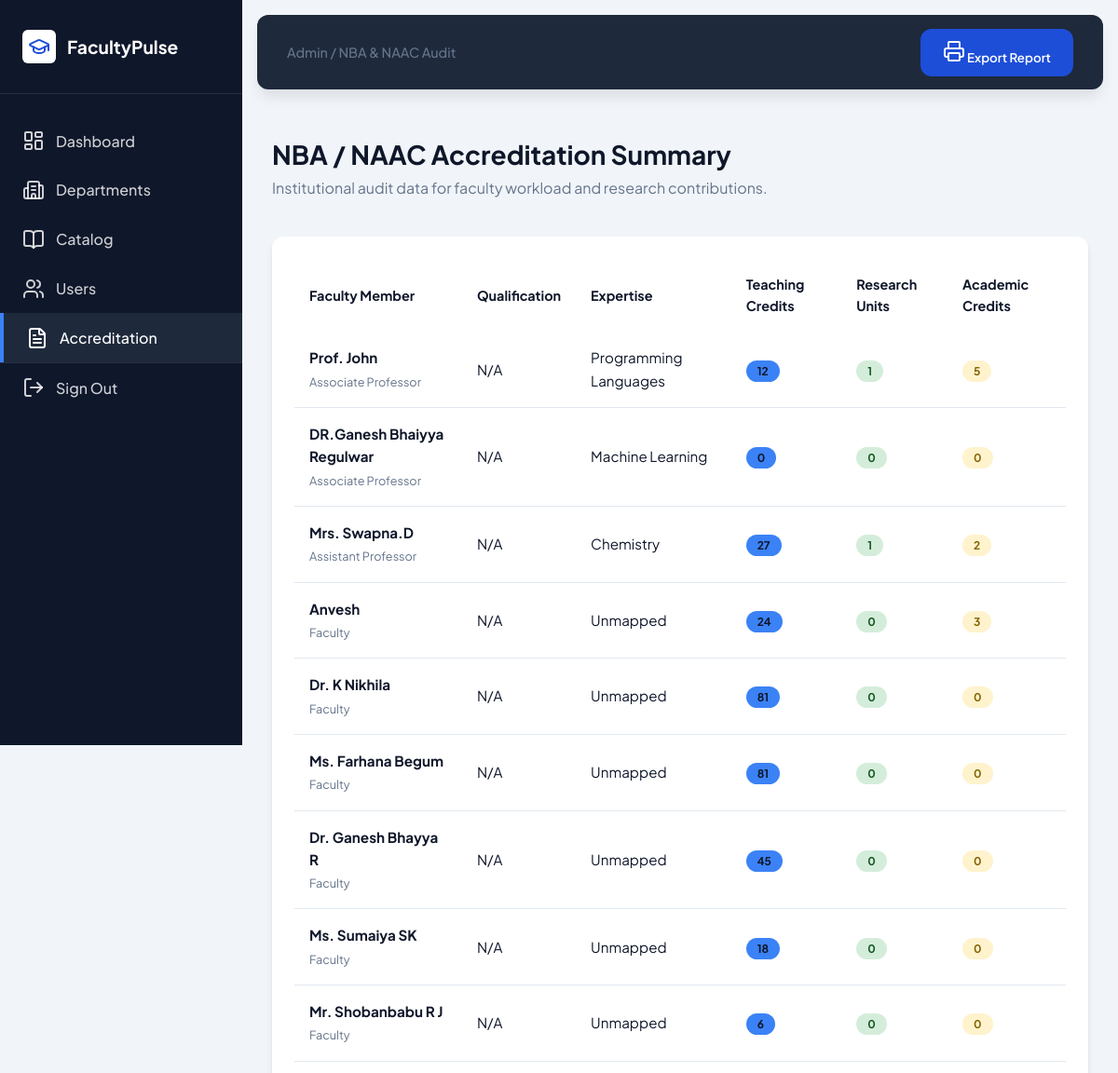
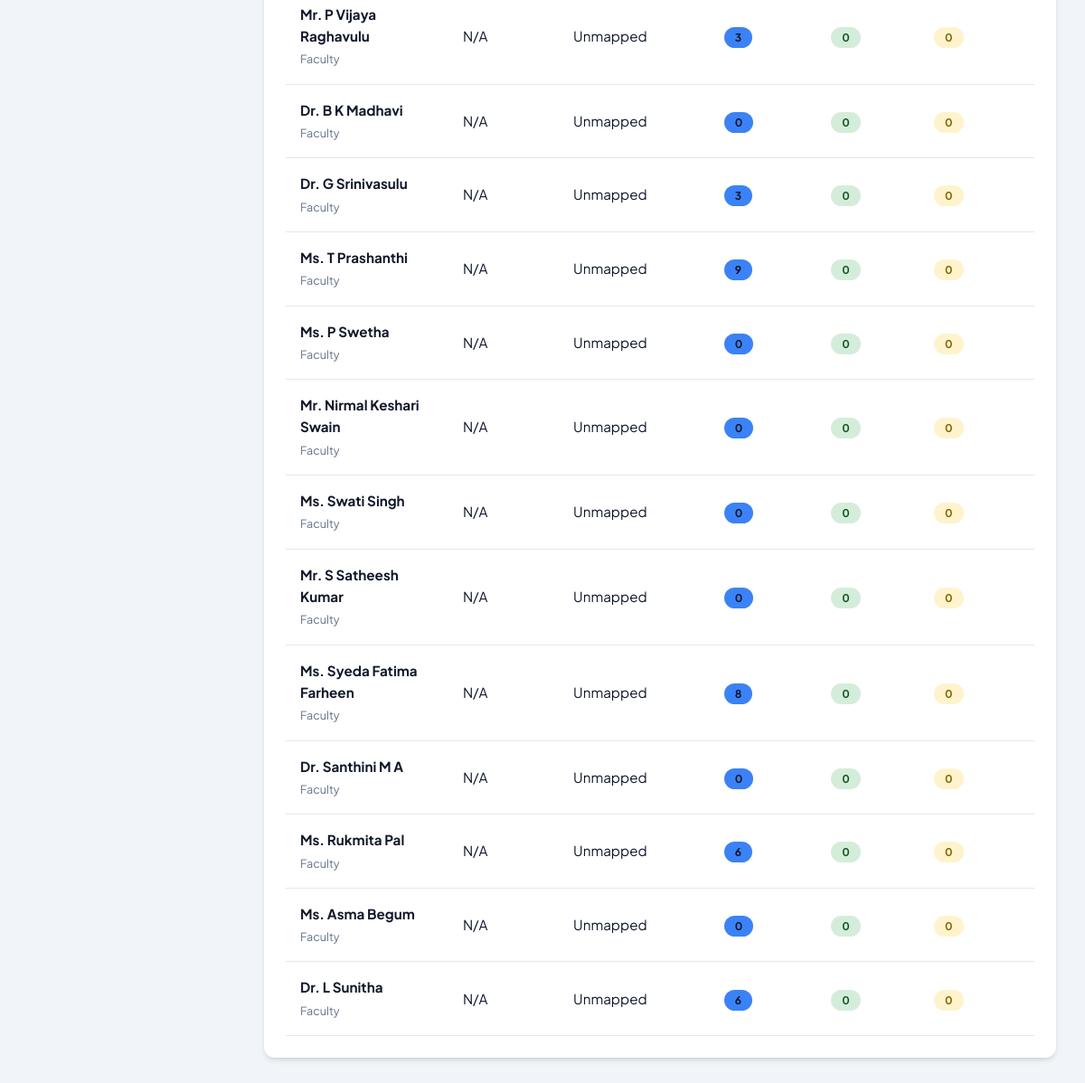
The page /admin/reports (signed in) on the database its author committed (2 pictures, top to bottom).
### tables this page shows
CREATE TABLE users (
    id INTEGER PRIMARY KEY AUTOINCREMENT,
    email TEXT UNIQUE NOT NULL,
    password TEXT NOT NULL,
    name TEXT NOT NULL,
    role TEXT CHECK(role IN ('admin', 'hod', 'faculty')) NOT NULL,
    department_id INTEGER,
    FOREIGN KEY (department_id) REFERENCES departments(id)
);

CREATE TABLE faculty_details (
    faculty_id INTEGER PRIMARY KEY,
    designation TEXT,
    qualification TEXT,
    experience TEXT,
    domain TEXT,
    joining_date TEXT,
    pan_number TEXT,
    specialization TEXT,
    FOREIGN KEY (faculty_id) REFERENCES users(id) ON DELETE CASCADE
);

### app.py (the view)
@app.route('/admin/reports')
def accreditation_reports():
    if session.get('role') not in ['admin', 'hod']: return redirect(url_for('index'))
    db = get_db()
    report_data = []
    faculty_list = db.execute('SELECT id, name, email FROM users WHERE role = "faculty"').fetchall()
    for f in faculty_list:
        details = db.execute('SELECT * FROM faculty_details WHERE faculty_id = ?', (f['id'],)).fetchone()
        t_rows = db.execute('SELECT c.is_lab, COUNT(*) as slots FROM timetable t JOIN courses c ON t.course_id = c.id WHERE t.faculty_id = ? GROUP BY c.is_lab', (f['id'],)).fetchall()
        l_rows = db.execute('SELECT c.is_lab, SUM(hours_per_week) as total_hours FROM teaching_workload tw JOIN courses c ON tw.course_id = c.id WHERE tw.faculty_id = ? GROUP BY c.is_lab', (f['id'],)).fetchall()
        teaching_credits = sum((4 if int(r['is_lab']) == 1 else 3) * int(r['slots'] or 0) for r in t_rows)
        teaching_credits += sum((4 if int(r['is_lab']) == 1 else 3) * int(r['total_hours'] or 0) for r in l_rows)
        academic = db.execute('SELECT SUM(hours) as total FROM academic_activities WHERE faculty_id = ? AND status = "Approved"', (f['id'],)).fetchone()['total'] or 0
        research = db.execute('SELECT COUNT(*) as count FROM research_activities WHERE faculty_id = ? AND status = "Approved"', (f['id'],)).fetchone()['count']
        report_data.append({
            'name': f['name'],
            'email': f['email'],
            'designation': details['designation'] if details else '',
            'qualification': details['qualification'] if details else '',
            'domain': details['domain'] if details else '',
            'specialization': details['specialization'] if details else '',
            'teaching_hours': teaching_credits,
            'academic_hours': academic,
            'research_count': research
        })
    return render_template('admin_reports.html', data=report_data)

### app.py (called while the page is built)
def get_db():
    db = getattr(g, '_database', None)
    if db is None:
        db = g._database = sqlite3.connect(DATABASE)
        db.row_factory = sqlite3.Row
    return db

@app.teardown_appcontext
def close_connection(exception):
    db = getattr(g, '_database', None)
    if db is not None:
        db.close()

### templates/admin_reports.html (shortened to what this page needs)
<!DOCTYPE html>
<html lang="en">
<head>
    <link rel="stylesheet" href="{{ url_for('static', filename='css/style.css') }}">
</head>
<body data-role="admin">
    <div class="app-container">
        <aside class="sidebar">
            <div class="brand-section">
                <div class="brand-logo">
                    <i data-lucide="graduation-cap"></i>
                </div>
                <span class="brand-name">FacultyPulse</span>
            </div>
            <nav class="nav-menu">
                <a href="{{ url_for('index') }}" class="nav-link">
                    <i data-lucide="layout-dashboard"></i> <span>Dashboard</span>
                </a>
                <a href="{{ url_for('manage_departments') }}" class="nav-link">
                    <i data-lucide="building-2"></i> <span>Departments</span>
                </a>
                <a href="{{ url_for('manage_courses') }}" class="nav-link">
                    <i data-lucide="book-open"></i> <span>Catalog</span>
                </a>
                <a href="{{ url_for('manage_users') }}" class="nav-link">
                    <i data-lucide="users"></i> <span>Users</span>
                </a>
                <a href="{{ url_for('accreditation_reports') }}" class="nav-link active">
                    <i data-lucide="file-text"></i> <span>Accreditation</span>
                </a>
                <a href="{{ url_for('logout') }}" class="nav-link logout-link">
                    <i data-lucide="log-out"></i> <span>Sign Out</span>
                </a>
            </nav>
        </aside>
        <div class="main-wrapper">
            <header class="top-header">
                <div class="header-left">
                    <span class="page-breadcrumb">Admin / NBA & NAAC Audit</span>
                </div>
                <div class="header-right">
                    <button class="btn-primary" onclick="window.print()">
                        <i data-lucide="printer"></i> Export Report
                    </button>
                </div>
            </header>
            <main class="content-area">
                <div class="section-header">
                    <h1 class="section-title">NBA / NAAC Accreditation Summary</h1>
                    <p style="color: var(--text-muted);">Institutional audit data for faculty workload and research contributions.</p>
                </div>
                <div class="card" style="margin-top: 0;">
                    <table class="academic-table">
                        <thead>
                            <tr>
                                <th>Faculty Member</th>
                                <th>Qualification</th>
                                <th>Expertise</th>
                                <th>Teaching Credits</th>
                                <th>Research Units</th>
                                <th>Academic Credits</th>
                            </tr>
                        </thead>
                        <tbody>
                            {% for f in data %}
                            <tr>
                                <td>
                                    <strong>{{ f.name }}</strong><br>
                                    <small style="color: var(--text-muted);">{{ f.designation or 'Faculty' }}</small>
                                </td>
                                <td>{{ f.qualification or 'N/A' }}</td>
                                <td>{{ f.domain or 'Unmapped' }}</td>
                                <td><span class="status-badge" style="background: var(--accent-blue); color: var(--primary-blue);">{{ f.teaching_hours }}</span></td>
                                <td><span class="status-badge badge-approved">{{ f.research_count }}</span></td>
                                <td><span class="status-badge badge-pending">{{ f.academic_hours or 0 }}</span></td>
                            </tr>
                            {% endfor %}
                        </tbody>
                    </table>
                </div>
            </main>
        </div>
    </div>
</body>
</html>

### static/css/style.css (style rules this page uses)
:root { --primary-slate: #0f172a; --secondary-slate: #1e293b; --accent-blue: #3b82f6; --premium-blue: #1d4ed8; --bg-main: #f1f5f9; --white: #ffffff; --text-main: #0f172a; --text-muted: #64748b; --border-color: #e2e8f0; --vibrant-orange: #fb923c; --vibrant-green: #22c55e; --vibrant-red: #ef4444; --vibrant-blue: #3b82f6; --sidebar-width: 260px; --header-height: 80px; --border-radius: 12px; --card-shadow: 0 4px 6px -1px rgb(0 0 0 / 0.1), 0 2px 4px -2px rgb(0 0 0 / 0.1); --premium-shadow: 0 10px 15px -3px rgb(0 0 0 / 0.1); --transition: all 0.3s cubic-bezier(0.4, 0, 0.2, 1); }
html { font-size: 16px; }
* { margin: 0; padding: 0; box-sizing: border-box; font-family: 'Plus Jakarta Sans', sans-serif; }
body { background-color: var(--bg-main); color: var(--text-main); line-height: 1.6; }
.app-container { display: flex; min-height: 100vh; }
.sidebar { width: var(--sidebar-width); background-color: var(--primary-slate); color: var(--white); display: flex; flex-direction: column; position: fixed; height: 100vh; z-index: 100; }
.brand-section { padding: 2rem 1.5rem; display: flex; align-items: center; gap: 12px; border-bottom: 1px solid rgba(255, 255, 255, 0.1); }
.brand-logo { width: 36px; height: 36px; background: var(--white); color: var(--premium-blue); border-radius: 6px; display: flex; align-items: center; justify-content: center; font-size: 1.25rem; }
.brand-name { font-size: 1.2rem; font-weight: 700; }
.nav-menu { flex: 1; padding: 1.5rem 0; }
.nav-link { display: flex; align-items: center; gap: 12px; padding: 0.85rem 1.5rem; color: rgba(255, 255, 255, 0.8); text-decoration: none; font-weight: 500; transition: var(--transition); }
.nav-link.active { background-color: var(--secondary-slate); color: var(--white); border-left: 4px solid var(--accent-blue); }
.logout-link { margin-top: auto; border-top: 1px solid rgba(255, 255, 255, 0.1); }
.main-wrapper { margin-left: var(--sidebar-width); flex: 1; display: flex; flex-direction: column; }
.top-header { height: var(--header-height); background-color: var(--secondary-slate); color: var(--white); display: flex; align-items: center; justify-content: space-between; padding: 0 2rem; position: sticky; top: 0; z-index: 90; margin: 1rem; border-radius: var(--border-radius); box-shadow: var(--premium-shadow); }
.header-left .page-breadcrumb { color: var(--text-muted); font-size: 0.9rem; font-weight: 500; }
.header-right { display: flex; align-items: center; gap: 2rem; }
.content-area { padding: 2rem; }
.section-header { margin-bottom: 2.5rem; }
.section-title { font-size: 1.75rem; font-weight: 700; color: var(--primary-blue); }
.card { background-color: var(--white); border-radius: var(--border-radius); padding: 1.5rem; box-shadow: var(--card-shadow); margin-top: 2rem; }
.academic-table { width: 100%; border-collapse: collapse; }
.academic-table th { text-align: left; padding: 1rem; background-color: var(--bg-light); color: var(--primary-blue); font-weight: 700; font-size: 0.9rem; }
.academic-table td { padding: 1rem; border-bottom: 1px solid var(--border-color); font-size: 0.95rem; }
.status-badge { padding: 0.25rem 0.75rem; border-radius: 50px; font-size: 0.75rem; font-weight: 700; }
.badge-pending { background-color: #fff3cd; color: #856404; }
.badge-approved { background-color: #d4edda; color: #155724; }
.btn-primary { background-color: var(--premium-blue); color: var(--white); border: none; padding: 0.75rem 1.5rem; border-radius: var(--border-radius); font-weight: 600; cursor: pointer; transition: var(--transition); }

### rows shown on the page
users: name "Prof. John"
faculty_details: designation "Associate Professor", domain "Programming Languages"
users: name "DR.Ganesh Bhaiyya Regulwar"
faculty_details: designation "Associate Professor", domain "Machine Learning"
users: name "Mrs. Swapna.D"
faculty_details: designation "Assistant Professor", domain "Chemistry"
users: name "Anvesh", designation "Faculty", qualification "N/A", domain "Unmapped", teaching_hours "24", research_count "0", academic_hours "3"
users: name "Dr. K Nikhila", role "Faculty", qualification "N/A", domain "Unmapped", teaching_hours "81", research_count "0", academic_hours "0"
users: name "Ms. Farhana Begum", role "Faculty", qualification "N/A", domain "Unmapped", teaching_hours "81", research_count "0", academic_hours "0"
users: name "Dr. Ganesh Bhayya R", role "Faculty", qualification "N/A", domain "Unmapped", teaching_hours "45", research_count "0", academic_hours "0"
users: name "Ms. Sumaiya SK", role "Faculty", qualification "N/A", domain "Unmapped", teaching_hours "18", research_count "0", academic_hours "0"
users: name "Mr. Shobanbabu R J", role "Faculty", qualification "N/A", domain "Unmapped", teaching_hours "6", research_count "0", academic_hours "0"
users: name "Mr. P Vijaya Raghavulu", role "Faculty", qualification "N/A", domain "Unmapped", teaching_hours "3", research_count "0", academic_hours "0"
users: name "Dr. B K Madhavi", role "Faculty", qualification "N/A", domain "Unmapped", teaching_hours "0", research_count "0", academic_hours "0"
users: name "Dr. G Srinivasulu", role "Faculty", qualification "N/A", domain "Unmapped", teaching_hours "3", research_count "0", academic_hours "0"
users: name "Ms. T Prashanthi", role "Faculty", qualification "N/A", domain "Unmapped", teaching_hours "9", research_count "0", academic_hours "0"
users: name "Ms. P Swetha", role "Faculty", qualification "N/A", domain "Unmapped", teaching_hours "0", research_count "0", academic_hours "0"
users: name "Mr. Nirmal Keshari Swain", role "Faculty", qualification "N/A", domain "Unmapped", teaching_hours "0", research_count "0", academic_hours "0"
users: name "Ms. Swati Singh", role "Faculty", qualification "N/A", domain "Unmapped", teaching_hours "0", research_count "0", academic_hours "0"
users: name "Mr. S Satheesh Kumar", role "Faculty", qualification "N/A", domain "Unmapped", teaching_hours "0", research_count "0", academic_hours "0"
users: name "Ms. Syeda Fatima Farheen", role "Faculty", qualification "N/A", domain "Unmapped", teaching_hours "8", research_count "0", academic_hours "0"
users: name "Dr. Santhini M A", role "Faculty", qualification "N/A", domain "Unmapped", teaching_hours "0", research_count "0", academic_hours "0"
users: name "Ms. Rukmita Pal", role "Faculty", qualification "N/A", domain "Unmapped", teaching_hours "6", research_count "0", academic_hours "0"
users: name "Ms. Asma Begum", role "Faculty", qualification "N/A", domain "Unmapped", teaching_hours "0", research_count "0", academic_hours "0"
users: name "Dr. L Sunitha", role "Faculty", qualification "N/A", domain "Unmapped", teaching_hours "6", research_count "0", academic_hours "0"

### other values the page prints
{{ f.qualification or 'N/A' }} "N/A" "N/A" "N/A"
{{ f.teaching_hours }} "12" "0" "27"
{{ f.research_count }} "1" "0" "1"
{{ f.academic_hours or 0 }} "5" "0" "2"
